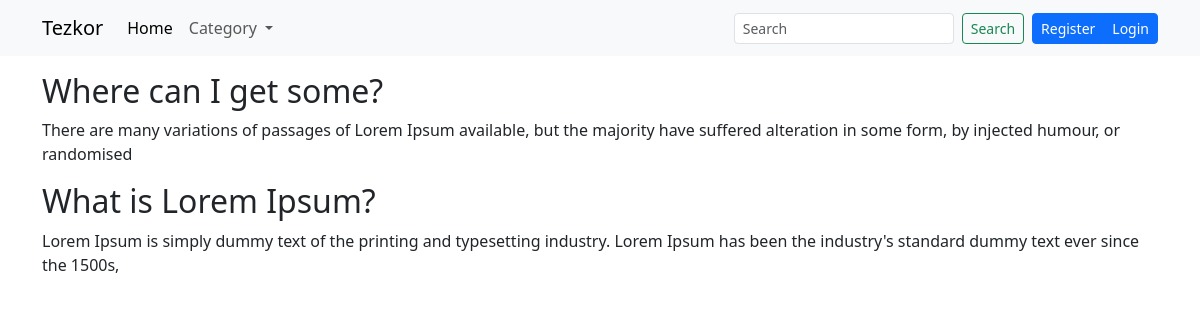
The page / on the database its author committed.
### main/models/news.py (models this page shows, shortened)
class News(models.Model):
    category = models.ForeignKey(Category, on_delete=models.SET_NULL, null=True, blank=True)
    image = models.ImageField(upload_to="news/%Y-%m-%d/")
    title = models.CharField(max_length=255)
    subtitle = models.CharField(max_length=500)
    post = models.TextField()
    published_at = models.DateTimeField(auto_now_add=True)
    views_count = models.PositiveIntegerField(default=0)
    class Meta:
        ordering = ("-published_at",)

### main/views/home.py (the view)
# urls.py: 2. Add a URL to urlpatterns:  path('', views.home, name='home')
def home(request):
    object_list = models.News.objects.all()
    if "search" in request.GET:
        search = request.GET.get("search")
        object_list = object_list.filter(title__icontains=search)
    context = {
        "objects_list": object_list
    }
    return render(
        request,
        "home.html",
        context
    )

### main/my_context_processors.py (called while the page is built)
def my_variables(request):
    category_list = models.Category.objects.all()
    context = {
        "category_list": category_list
    }
    return context

### templates/home.html
{% extends "base.html" %}
{% block content %}
<div class="news mt-3">
    {% for i in objects_list %}
    <h2>
        <a
                class="text-decoration-none text-dark"
                href="/news-detail/{{ i.id }}">
            {{ i.title }}
        </a>
    </h2>
    <p>{{ i.subtitle }}</p>
    {% endfor %}
</div>
{% endblock %}

### rows shown on the page
News: title "Where can I get some?", subtitle "There are many variations of passages of Lorem Ipsum available, but the majority have suffered alteration in some form, by injected humour, or randomised"
News: title "What is Lorem Ipsum?", subtitle "Lorem Ipsum is simply dummy text of the printing and typesetting industry. Lorem Ipsum has been the industry's standard dummy text ever since the 1500s,"
